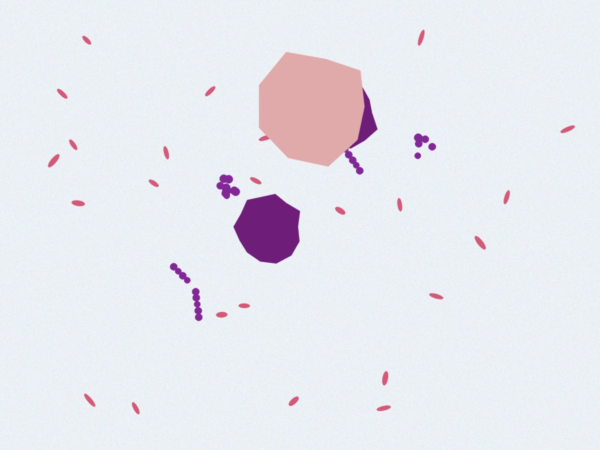
#> input picture 演示图像/演示1_混合视野_原图.png, 1200 x 900 px (shown at 1/2 size)
$ python -i gram_analyzer.py   (imports and definitions only)
#> lines starting #> are read from the running program, lines starting #| are printed output that depends on the picture; after the words box and inside, x2 and y2 are one past the last pixel; in counts of white or black regions, pixels touching at a corner belong together
#> further down, picture is the input picture: shape (900, 1200, 3); mean B, G, R 239.5, 233, 232.3
# -*- coding: utf-8 -*-
"""
革兰染色涂片智能分析引擎
分类与报告标准依据：
  1. WS/T 805—2023《临床微生物检验基本技术标准》（国家卫健委）
  2. 《全国临床检验操作规程》细菌涂片半定量报告方式

核心功能：
  - 颜色分割：革兰阳性（紫/蓝紫）vs 革兰阴性（粉红/红），参考色相距离分类
  - 形态分类：球菌 / 球杆菌 / 杆菌 / 长丝状 / 真菌孢子(提示) / 宿主细胞(提示)
  - 排列分析：成双、短链、长链、葡萄串状、散在
  - 半定量分级：油镜视野(OIF) 1+~4+；低倍视野(LPF)细胞 +~++++
  - 致密团块按覆盖面积估算菌数（临床惯例：葡萄状堆叠不可逐一分辨）
  - 颜色校准：点击已知对照菌（金葡=阳性紫、大肠=阴性红）自动校正参考色相
"""

import cv2
import numpy as np
from dataclasses import dataclass, field, asdict
from typing import List, Tuple, Optional, Dict
import json


@dataclass
class AnalyzerConfig:
    # 参考色相（OpenCV H: 0-180），按与参考的色相距离分类
    ref_hue_pos: float = 140.0   # 结晶紫紫蓝（革兰阳性）参考
    ref_hue_neg: float = 175.0   # 番红粉红（革兰阴性）参考
    hue_window: float = 32.0     # 允许的最大色相距离，超过判"不确定"
    sat_min: int = 40
    # 尺寸过滤（油镜1000x典型成像，需按实际像素标尺调整）
    min_area: int = 25
    yeast_area: int = 1200
    cell_area: int = 8000
    # 形态阈值
    coccus_ar: float = 1.35
    coccobacillus_ar: float = 1.9
    bacillus_ar: float = 5.0
    circularity_min: float = 0.55
    # 排列分析
    group_dist_factor: float = 1.6
    chain_elongation: float = 2.2
    # 分割
    sensitivity: int = 50
    # AI模型后端
    model_conf: float = 0.25   # YOLO置信度阈值

    def to_json(self, path):
        with open(path, 'w', encoding='utf-8') as f:
            json.dump(asdict(self), f, ensure_ascii=False, indent=2)

    # [4 lines left out: function from_json, not called in this run]


@dataclass
class DetectedObject:
    obj_id: int
    centroid: Tuple[float, float]
    area: float
    perimeter: float
    aspect_ratio: float
    circularity: float
    mean_hue: float
    mean_rgb: Tuple[int, int, int]
    gram: str = "不确定"
    shape: str = "未知"
    category: str = "未分类"
    contour: list = field(default_factory=list)
    group_id: int = -1
    arrangement: str = ""
    manual: bool = False
    est_count: int = 1   # 致密不可分区域按面积估算的菌数


# ======================================================================
# 检测后端：传统算法 / YOLO深度学习模型（放入模型文件自动启用）
# ======================================================================

# 模型类别ID -> 软件类别（训练时 data.yaml 的类别顺序必须与此一致）
MODEL_CLASS_MAP = {
    0: ("革兰阳性球菌", "革兰阳性", "球菌"),
    1: ("革兰阴性球菌", "革兰阴性", "球菌"),
    2: ("革兰阳性杆菌", "革兰阳性", "杆菌"),
    3: ("革兰阴性杆菌", "革兰阴性", "杆菌"),
    4: ("真菌孢子(提示)", "革兰阳性", "孢子样"),
    5: ("真菌菌丝(提示)", "革兰阳性", "长丝状"),
    6: ("白细胞(提示)", "革兰阳性", "细胞样"),
    7: ("鳞状上皮/其他细胞(提示)", "革兰阴性", "细胞样"),
}

# 模型文件默认搜索名（放在 gram_gui.py 同目录即可）
MODEL_FILENAMES = ("gram_model.pt", "gram_model.onnx")


class YoloBackend:
    """YOLO检测后端：加载 gram_model.pt / gram_model.onnx，输出统一为 DetectedObject。
    依赖 ultralytics（pip install ultralytics），未安装或模型缺失时返回 None 回退传统算法。
    """
    name = "AI模型(YOLO)"

    # [4 lines left out: function __init__, not called in this run]

    @staticmethod
    def try_load(search_dir: str = ".", cfg: Optional["AnalyzerConfig"] = None):
#> called with search_dir = '.'
        import os
        for fn in MODEL_FILENAMES:
            p = os.path.join(search_dir, fn)
            if os.path.exists(p):
                try:
                    conf = getattr(cfg, "model_conf", 0.25) if cfg else 0.25
                    return YoloBackend(p, conf)
                except Exception as e:
                    print(f"[YoloBackend] 模型加载失败，回退传统算法: {e}")
                    return None
        return None

    # [36 lines left out: function detect, not called in this run]


class GramAnalyzer:
    def __init__(self, config: Optional[AnalyzerConfig] = None,
                 backend: Optional[object] = None, model_dir: str = "."):
        self.cfg = config or AnalyzerConfig()
        self.objects: List[DetectedObject] = []
        self.image = None
        self.annotated = None
        # 后端：优先AI模型；未提供时自动在 model_dir 搜索模型文件；找不到则传统算法
        self.backend = backend if backend is not None else YoloBackend.try_load(model_dir, self.cfg)
        self.backend_name = self.backend.name if self.backend else "传统图像算法"

    # ------------------------------------------------------------------
    @staticmethod
    def _hue_dist(a: float, b: float) -> float:
        d = abs(a - b) % 180
        return min(d, 180 - d)

    # [18 lines left out: function calibrate, not called in this run]

    # ------------------------------------------------------------------
    def analyze(self, image_bgr) -> List[DetectedObject]:
        self.image = image_bgr.copy()
        self.objects = []
        if self.backend is not None:
            # AI模型后端：检测 -> 排列分析 -> 标注绘制（复用统一后处理）
            objects = self.backend.detect(image_bgr, self.cfg)
            self._analyze_arrangement(objects)
            self.objects = objects
            self.annotated = self._draw(image_bgr, objects)
            return objects
        hsv = self._prep_hsv(image_bgr)
        mask = self._clean_mask(self._object_mask(hsv))
        markers, est_map = self._split_touching(mask)
        objects = self._extract_objects(markers, hsv, image_bgr, est_map)
        self._classify_all(objects)
        self._analyze_arrangement(objects)
        self.objects = objects
        self.annotated = self._draw(image_bgr, objects)
        return objects

    def _prep_hsv(self, img):
        """H、S取原图；V做光照除法校正（只校正亮度，避免洗掉大目标的颜色）。"""
        hsv = cv2.cvtColor(img, cv2.COLOR_BGR2HSV).astype(np.float32)
        v = hsv[:, :, 2] + 1.0
        bg = cv2.GaussianBlur(v, (0, 0), 61)
        hsv[:, :, 2] = np.clip(v / bg * float(bg.mean()), 0, 255)
        return hsv.astype(np.uint8)

    def _object_mask(self, hsv):
        c = self.cfg
        H = hsv[:, :, 0].astype(np.float32)
        S = hsv[:, :, 1]
        V = hsv[:, :, 2]
        d_pos = np.minimum(np.abs(H - c.ref_hue_pos), 180 - np.abs(H - c.ref_hue_pos))
        d_neg = np.minimum(np.abs(H - c.ref_hue_neg), 180 - np.abs(H - c.ref_hue_neg))
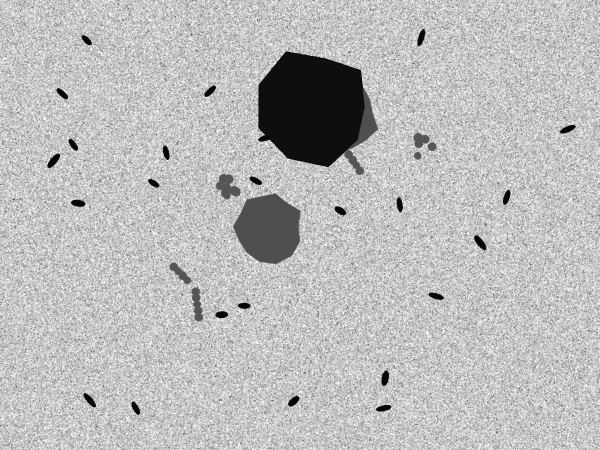
#> d_neg: shape (900, 1200) float32 (shown at 1/2 size); min 0, max 90, mean 66.4; drawn with min black and max white
        in_hue = (d_pos <= c.hue_window * 1.4) | (d_neg <= c.hue_window * 1.4)
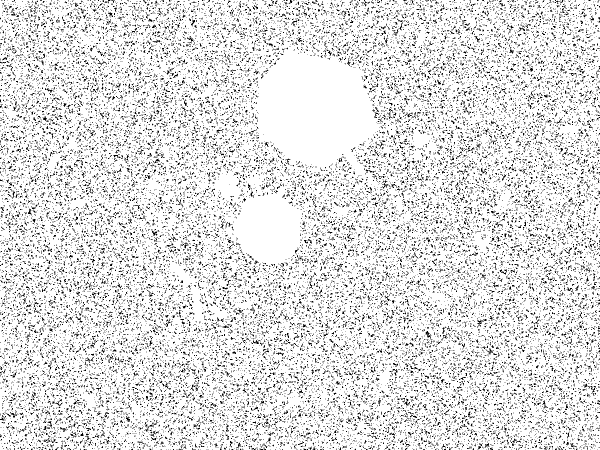
#> in_hue: shape (900, 1200) bool (shown at 1/2 size); 87.7% white; black in thin lines or dots
        sat = S >= c.sat_min
#> sat: shape (900, 1200) bool; 5.9% white; 31 white regions, largest, box (x1, y1, x2, y2) and area: (517, 104, 755, 350) 40440, (467, 388, 601, 527) 13808, (432, 348, 481, 399) 1380
        v_max = 245 - int((c.sensitivity - 50) * 0.6)
        dark = V <= v_max
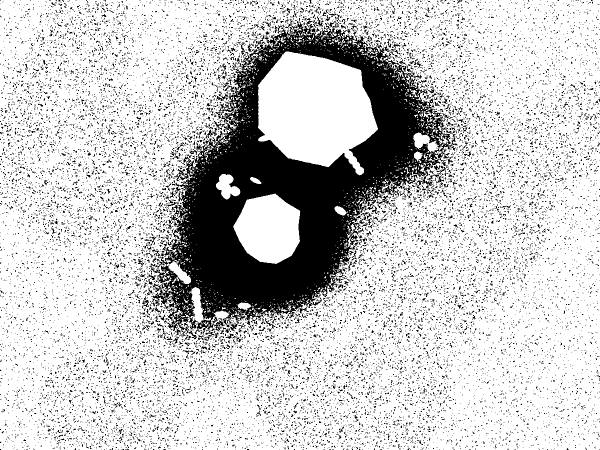
#> dark: shape (900, 1200) bool (shown at 1/2 size); 79.7% white; 17565 black regions (17195 under 20 px), largest, box (x1, y1, x2, y2) and area: (302, 29, 916, 679) 142561, (411, 256, 434, 277) 151, (433, 187, 457, 202) 130
        return (in_hue & sat & dark).astype(np.uint8) * 255
#> returned value: shape (900, 1200); 5.9% white; 31 white regions, largest, box (x1, y1, x2, y2) and area: (517, 104, 755, 350) 40440, (467, 388, 601, 527) 13807, (432, 348, 481, 399) 1379

    def _clean_mask(self, mask):
        k = cv2.getStructuringElement(cv2.MORPH_ELLIPSE, (3, 3))
#> k = [[0, 1, 0], [1, 1, 1], [0, 1, 0]]
        mask = cv2.morphologyEx(mask, cv2.MORPH_OPEN, k)
#> mask: shape (900, 1200); 5.9% white; 31 white regions, largest, box (x1, y1, x2, y2) and area: (517, 104, 755, 350) 40437, (467, 388, 601, 527) 13805, (432, 348, 481, 399) 1379
        mask = cv2.morphologyEx(mask, cv2.MORPH_CLOSE, k)
#> mask: shape (900, 1200); 5.9% white; 31 white regions, largest, box (x1, y1, x2, y2) and area: (517, 104, 755, 350) 40441, (467, 388, 601, 527) 13805, (432, 348, 481, 399) 1383
        return mask

    # ------------------------------------------------------------------
    def _split_touching(self, mask):
        """逐连通域判断并分割粘连。返回 (markers, est_map)。"""
        markers_out = np.zeros(mask.shape, np.int32)
        est_map: Dict[int, int] = {}
        cur = 1
        n_comp, comp = cv2.connectedComponents(mask)
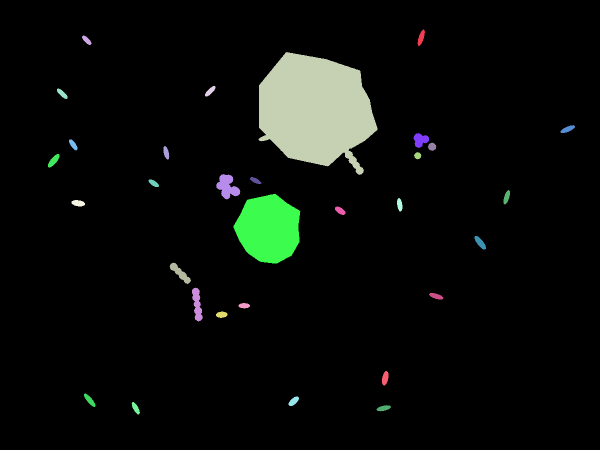
#> comp: shape (900, 1200) int32 (shown at 1/2 size); 32 distinct labels, from 0 to 31; one colour per label, 0 black
#> n_comp = 32
        dist_full = cv2.distanceTransform(mask, cv2.DIST_L2, 5)
        for lab in range(1, n_comp):
            cmask = (comp == lab).astype(np.uint8) * 255
            area = int(cmask.sum() // 255)
            if area < self.cfg.min_area:
                continue
            d = dist_full.copy()
            d[cmask == 0] = 0
            cnts, _ = cv2.findContours(cmask, cv2.RETR_EXTERNAL, cv2.CHAIN_APPROX_SIMPLE)
            cnt = max(cnts, key=cv2.contourArea)
            if len(cnt) >= 5:
                (_, _), (ma, MA), _ = cv2.fitEllipse(cnt)
                ar = max(ma, MA) / max(min(ma, MA), 1e-3)
            else:
                x, y, w, h = cv2.boundingRect(cnt)
                ar = max(w, h) / max(min(w, h), 1)

            # 宿主细胞整体保留，不分割
            if area >= self.cfg.cell_area:
                markers_out[cmask > 0] = cur
                cur += 1
                continue

            # 小核局部峰 -> 30分位数估计真实单细胞半径
            k0 = cv2.getStructuringElement(cv2.MORPH_ELLIPSE, (9, 9))
            lm0 = cv2.dilate(d, k0)
            pk0 = (d >= lm0 - 0.3) & (d >= 2.5)
            vals = d[pk0]
            need_split = False
            elongated = ar >= 1.8
            r_est, single_est = 0.0, 0.0
            if len(vals) >= 2:
                r_est = float(np.percentile(vals, 30))
                single_est = np.pi * r_est * r_est
                if area >= 1.6 * single_est:
                    need_split = True
            if not need_split:
                markers_out[cmask > 0] = cur
                cur += 1
                continue

            # 截顶距离图 + 高斯平滑去像素阶梯 -> 实心长杆单峰、致密团多峰
            d2 = np.minimum(d, 1.3 * r_est).astype(np.float32)
            d2 = cv2.GaussianBlur(d2, (0, 0), 1.0)
            ksz = max(9, int(1.4 * r_est) | 1)
            k = cv2.getStructuringElement(cv2.MORPH_ELLIPSE, (ksz, ksz))
            local_max = cv2.dilate(d2, k)
            min_peak = max(2.5, 0.60 * r_est - (self.cfg.sensitivity - 50) / 80.0)
            peaks = ((d2 >= local_max - 0.8) & (d2 >= min_peak)).astype(np.uint8)
            npk, pk = cv2.connectedComponents(peaks)
            if npk <= 2:
                markers_out[cmask > 0] = cur
                if not elongated:
                    est_map[cur] = max(1, int(round(area / single_est)))
                cur += 1
                continue
            m = pk.astype(np.int32)
            ws = cv2.cvtColor(cmask, cv2.COLOR_GRAY2BGR)
            cv2.watershed(ws, m)
            got = 0
            for sub in range(1, npk):
                region = (m == sub) & (cmask > 0)
                rarea = int(region.sum())
                if rarea >= self.cfg.min_area:
                    markers_out[region] = cur
                    est_map[cur] = 1 if elongated else max(1, int(round(rarea / single_est)))
                    cur += 1
                    got += 1
            if got == 0:
                markers_out[cmask > 0] = cur
                if not elongated:
                    est_map[cur] = max(1, int(round(area / single_est)))
                cur += 1
#> this loop made 31 passes
#> (area, ma, MA, ar, vals, elongated, r_est, single_est) on passes 1, 2, 4, 5: (270, 9.31, 33.15, 3.56, [4.2, 5, 5, 5, 5, 5, 5, 5, 5.2, 5, 5, 5.2, 5, 5, 5, 4.2], True, 5, 78.44), (187, 9.2, 23.67, 2.57, [5, 5, 5, 5, 5, 5, 5], True, 5, 78.44), (216, 9.33, 27.1, 2.91, [5, 5, 5, 5, 5, 5, 5, 5], True, 5, 78.44), (217, 9.57, 27.31, 2.85, [5, 5, 5, 5, 5, 5, 5], True, 5, 78.44)
#> cmask: shape (900, 1200); 0.02% white; 1 white region, box (x1, y1, x2, y2) and area: (753, 810, 782, 823) 231
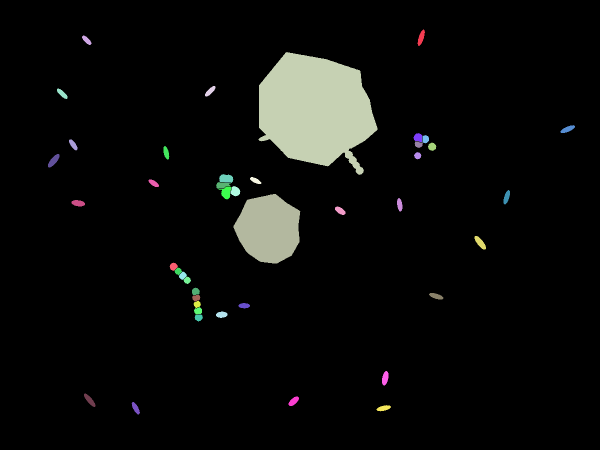
#> markers_out: shape (900, 1200) int32 (shown at 1/2 size); 44 distinct labels, from 0 to 43; one colour per label, 0 black
#> peaks: shape (900, 1200); values 0 (black) and 1 (white), 0% white; 1 white region, box (x1, y1, x2, y2) and area: (760, 814, 775, 819) 43
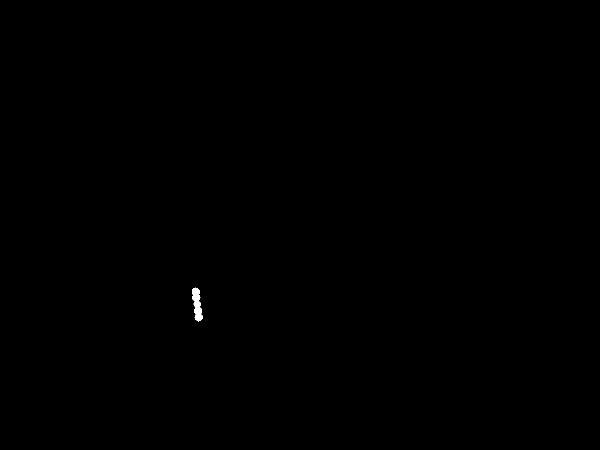
#> ws: shape (900, 1200, 3) (shown at 1/2 size); 0.08% white; 1 white region, box (x1, y1, x2, y2) and area: (384, 575, 406, 643) 875
#> after the loop, cur = 44; est_map = 16 items
        return markers_out, est_map

    # ------------------------------------------------------------------
    def _extract_objects(self, markers, hsv, img, est_map):
        objs = []
        labels = [l for l in np.unique(markers) if l > 0]
#> labels = 43 values from 1 to 43
        for i, lab in enumerate(labels):
            region = (markers == lab).astype(np.uint8) * 255
            contours, _ = cv2.findContours(region, cv2.RETR_EXTERNAL, cv2.CHAIN_APPROX_SIMPLE)
            if not contours:
                continue
            cnt = max(contours, key=cv2.contourArea)
            area = cv2.contourArea(cnt)
            if area < self.cfg.min_area:
                continue
            peri = cv2.arcLength(cnt, True)
            if len(cnt) >= 5:
                (cx, cy), (ma, MA), _ = cv2.fitEllipse(cnt)
                long_ax, short_ax = max(ma, MA), max(min(ma, MA), 1e-3)
            else:
                x, y, w, h = cv2.boundingRect(cnt)
                cx, cy = x + w/2, y + h/2
                long_ax, short_ax = max(w, h), max(min(w, h), 1)
            ar = long_ax / short_ax
            circ = 4 * np.pi * area / (peri * peri + 1e-6)
            pix = img[region > 0]
            hp = hsv[:, :, 0][region > 0].astype(float)
            mean_rgb = tuple(int(v) for v in pix[:, ::-1].mean(axis=0))
            objs.append(DetectedObject(
                obj_id=i, centroid=(float(cx), float(cy)), area=float(area),
                perimeter=float(peri), aspect_ratio=float(ar),
                circularity=float(min(circ, 1.0)),
                mean_hue=float(self._circular_mean_hue(hp)),
                mean_rgb=mean_rgb,
                contour=cnt.reshape(-1, 2).tolist(),
                est_count=int(est_map.get(lab, 1))))
#> this loop made 43 passes
#> (area, peri, cx, cy, ma, MA, long_ax, short_ax) on passes 1 to 7: (236, 76.77, 842, 75, 9.31, 33.15, 33.15, 9.31), (164, 55.6, 173, 80, 9.2, 23.67, 23.67, 9.2), (40045.5, 930.2, 629.3, 222.1, 215.3, 257.5, 257.5, 215.3), (190, 62.43, 420, 182.1, 9.33, 27.1, 27.1, 9.33), (191, 62.43, 124, 187, 9.57, 27.31, 27.31, 9.57), (221, 70.77, 1135, 258, 9.42, 30.72, 30.72, 9.42), (208.5, 58.04, 836.3, 275.1, 16.59, 18.39, 18.39, 16.59)
        return objs

    @staticmethod
    def _circular_mean_hue(hues):
        ang = np.deg2rad(hues * 2)
        m = np.arctan2(np.sin(ang).mean(), np.cos(ang).mean())
        return (np.rad2deg(m) % 360) / 2

    # ------------------------------------------------------------------
    def _classify_all(self, objs):
        c = self.cfg
        for o in objs:
            h = o.mean_hue
            d_pos = self._hue_dist(h, c.ref_hue_pos)
            d_neg = self._hue_dist(h, c.ref_hue_neg)
            if d_pos <= d_neg and d_pos <= c.hue_window:
                o.gram = "革兰阳性"
            elif d_neg < d_pos and d_neg <= c.hue_window:
                o.gram = "革兰阴性"
            else:
                o.gram = "不确定"

            if o.area >= c.cell_area:
                o.shape = "细胞样"
                o.category = "白细胞(提示)" if o.gram == "革兰阳性" else "鳞状上皮/其他细胞(提示)"
                continue
            if o.area >= c.yeast_area and o.aspect_ratio < c.coccus_ar and o.gram == "革兰阳性":
                o.shape = "孢子样"
                o.category = "真菌孢子(提示)"
                continue

            if o.aspect_ratio < c.coccus_ar and o.circularity >= c.circularity_min * 0.8:
                o.shape = "球菌"
            elif o.aspect_ratio < c.coccobacillus_ar:
                o.shape = "球杆菌"
            elif o.aspect_ratio < c.bacillus_ar:
                o.shape = "杆菌"
            else:
                o.shape = "长丝状"

            g = "阳性" if o.gram == "革兰阳性" else ("阴性" if o.gram == "革兰阴性" else "")
            s = {"球菌": "球菌", "球杆菌": "球杆菌", "杆菌": "杆菌", "长丝状": "杆菌(长丝)"}[o.shape]
            o.category = f"革兰{g}{s}" if g else f"染色不定{s}"
#> this loop made 43 passes

    # ------------------------------------------------------------------
    def _analyze_arrangement(self, objs):
        cocci = [o for o in objs if o.shape == "球菌"]
        if not cocci:
            return
        diams = [2 * np.sqrt(o.area / np.pi) for o in cocci]
        pts = np.array([o.centroid for o in cocci])
        n = len(cocci)
        parent = list(range(n))

        def find(a):
            while parent[a] != a:
                parent[a] = parent[parent[a]]
                a = parent[a]
            return a

        def union(a, b):
            ra, rb = find(a), find(b)
            if ra != rb:
                parent[ra] = rb

        for i in range(n):
            for j in range(i+1, n):
                d = np.linalg.norm(pts[i] - pts[j])
                if d < self.cfg.group_dist_factor * max(diams[i], diams[j]):
                    union(i, j)

        groups: Dict[int, List[int]] = {}
        for i in range(n):
            groups.setdefault(find(i), []).append(i)

        for gid, members in groups.items():
            est_sum = sum(cocci[m].est_count for m in members)
            if len(members) == 1 and est_sum <= 2:
                desc = "散在"
            elif len(members) <= 2 and est_sum <= 2:
                desc = "成双排列"
            else:
                coords = pts[members] - pts[members].mean(axis=0)
                if len(members) >= 3:
                    eig = np.linalg.eigvalsh(np.cov(coords.T))[::-1]
                    elong = np.sqrt(eig[0] / max(eig[1], 1e-6))
                else:
                    elong = 1.0
                if elong >= self.cfg.chain_elongation:
                    desc = "长链排列" if est_sum >= 6 else "短链排列"
                else:
                    desc = "葡萄状排列" if est_sum >= 5 else "聚集排列"
            for m in members:
                cocci[m].group_id = gid
                cocci[m].arrangement = desc

    # ------------------------------------------------------------------
    # [144 lines left out: functions summarize, grade_bacteria_oif, grade_cells_lpf, sputum_quality, clinical_summary, report_text, not called in this run]

    # ------------------------------------------------------------------
    COLOR_MAP = {
        "革兰阳性": (200, 0, 200),
        "革兰阴性": (0, 160, 0),
        "不确定": (0, 200, 255),
    }

    def _draw(self, img, objs):
        out = img.copy()
        font = cv2.FONT_HERSHEY_SIMPLEX
        for o in objs:
            color = self.COLOR_MAP.get(o.gram, (128, 128, 128))
            if "细胞" in o.category or "孢子" in o.category:
                color = (255, 128, 0)
            cnt = np.array(o.contour, dtype=np.int32).reshape(-1, 1, 2)
            cv2.drawContours(out, [cnt], -1, color, 2)
            x, y = int(o.centroid[0]), int(o.centroid[1])
            label = self._short_label(o)
            if o.est_count > 1:
                label += f"x{o.est_count}"
            cv2.putText(out, label, (x + 4, y - 4), font, 0.45, color, 1, cv2.LINE_AA)
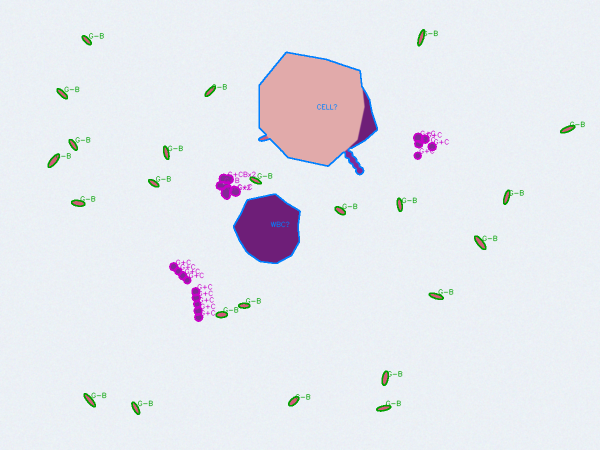
#> out: shape (900, 1200, 3) (shown at 1/2 size); 1.88% of pixels changed, all inside (x1, y1, x2, y2) = (95, 58, 1170, 830)
        return out

    @staticmethod
    def _short_label(o):
        if "白细胞" in o.category:
            return "WBC?"
        if "鳞状上皮" in o.category or "其他细胞" in o.category:
            return "CELL?"
        if "孢子" in o.category:
            return "YST?"
        if "菌丝" in o.category:
            return "HYPH?"
        m = {"革兰阳性球菌": "G+C", "革兰阳性球杆菌": "G+CB", "革兰阳性杆菌": "G+B",
             "革兰阳性杆菌(长丝)": "G+B-", "革兰阴性球菌": "G-C", "革兰阴性球杆菌": "G-CB",
             "革兰阴性杆菌": "G-B", "革兰阴性杆菌(长丝)": "G-B-"}
        return m.get(o.category, "??")

    # ------------------------------------------------------------------
    # [121 lines left out: functions delete_objects, add_manual_object, reclassify, export_csv, make_synthetic_gram_image, not called in this run]


# [10 lines not run here, left out]

>>> import cv2
>>> picture = cv2.imread('演示图像/演示1_混合视野_原图.png')
>>> result = GramAnalyzer().analyze(picture)
